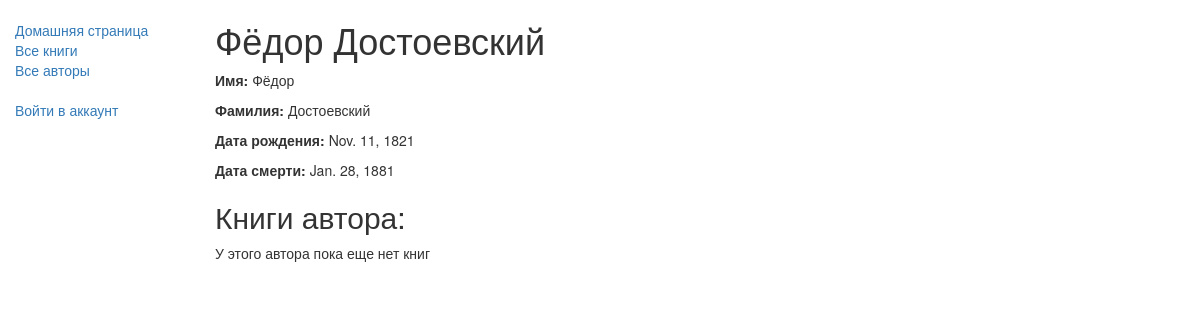
The page /catalog/author/3 on the database as committed earlier.
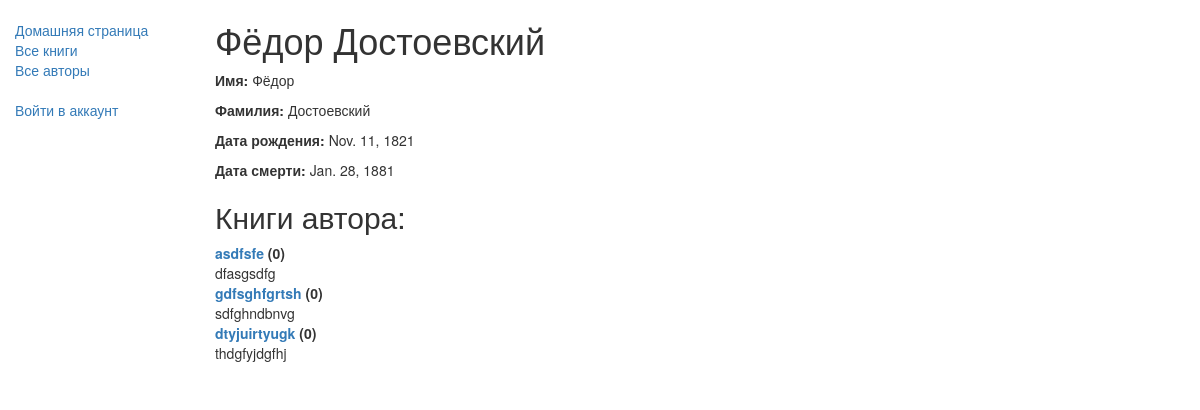
The same page on the database as committed later.
### catalog/models.py (models this page shows, shortened)
class Book(models.Model):
    title = models.CharField(max_length=255)
    authors = models.ManyToManyField('Author', help_text='Выберите авторов книги') #Foreign key используем потому что автор у книги может быть только один, но авторы могут написать много книг
    summary = models.TextField(max_length=1000, help_text="Напишите краткое описание книги")
    isbn = models.CharField('ISBN', max_length=13, help_text='13 символов <a href="https://www.isbn-international.org/content/what-isbn">ISBN номера</a>')
    genre = models.ManyToManyField(Genre, help_text='Выберите жанр книги')
    language = models.ForeignKey('Language', on_delete=models.SET_NULL, null=True)
    user_who_read = models.ManyToManyField(User, related_name='read_books', null=True)
    def display_genre(self):
        return ', '.join([genre.name for genre in self.genre.all()[:3]])
    display_genre.short_description = 'Genre'
    def __str__(self):
        return self.title

### catalog/views.py (the view)
# urls.py: url(r'^author/(?P<pk>\d+)$', views.AuthorDetailView.as_view(), name='author-detail'),
class AuthorDetailView(generic.DetailView):
    model = Author

### catalog/templates/catalog/author_detail.html (shortened to what this page needs)
{% extends 'base_generic.html' %}
{% block content %}
    <h1>{{author.first_name}} {{author.last_name}}</h1>
    <p><strong>Имя:</strong> {{author.first_name}}</p>
    <p><strong>Фамилия:</strong> {{author.last_name}}</p>
    <p><strong>Дата рождения:</strong> {{author.date_of_birth}}</p>
    <p><strong>Дата смерти:</strong> {% if author.date_of_death %}{{author.date_of_death}}{% else %}еще живой{% endif %}</p>
    <h2>Книги автора:</h2>
    <dl>
    {%for book in author.book_set.all%}
        <dt><a href="{% url 'book-detail' book.pk %}">{{book}}</a> ({{book.bookinstance_set.all.count}})</dt>
        <dd>{{ book.summary }}</dd>
        {% empty %}
        <p>У этого автора пока еще нет книг</p>
    {% endfor %}
    </dl>
{% endblock %}

Rows that differ between the two databases and show on the page:
added Book: title "asdfsfe", bookinstance_set.all.count "0", summary "dfasgsdfg"
added Book: title "gdfsghfgrtsh", bookinstance_set.all.count "0", summary "sdfghndbnvg"
added Book: title "dtyjuirtyugk", bookinstance_set.all.count "0", summary "thdgfyjdgfhj"
Other text that changed with them:
text no longer shown: "У этого автора пока еще нет книг"
